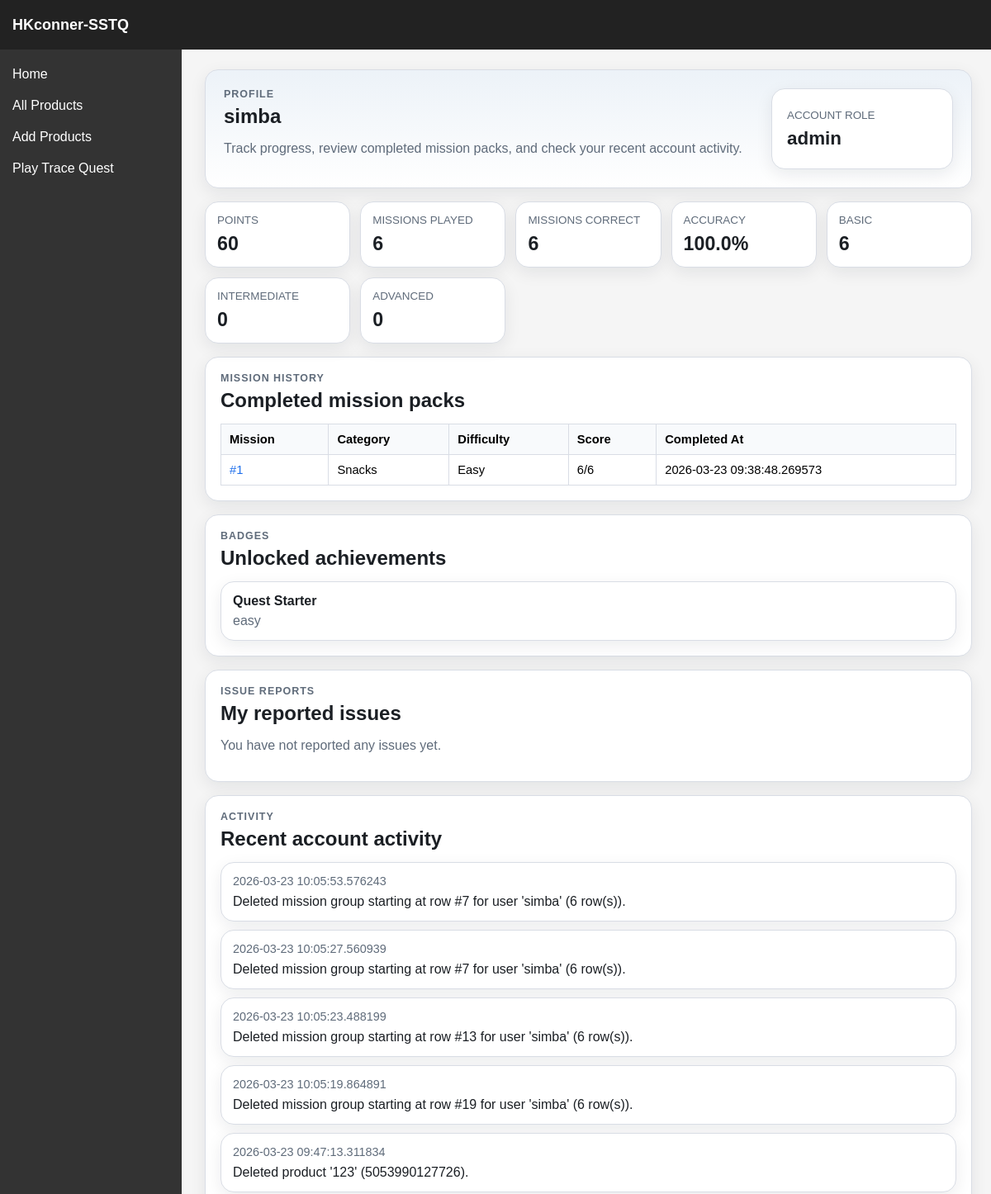
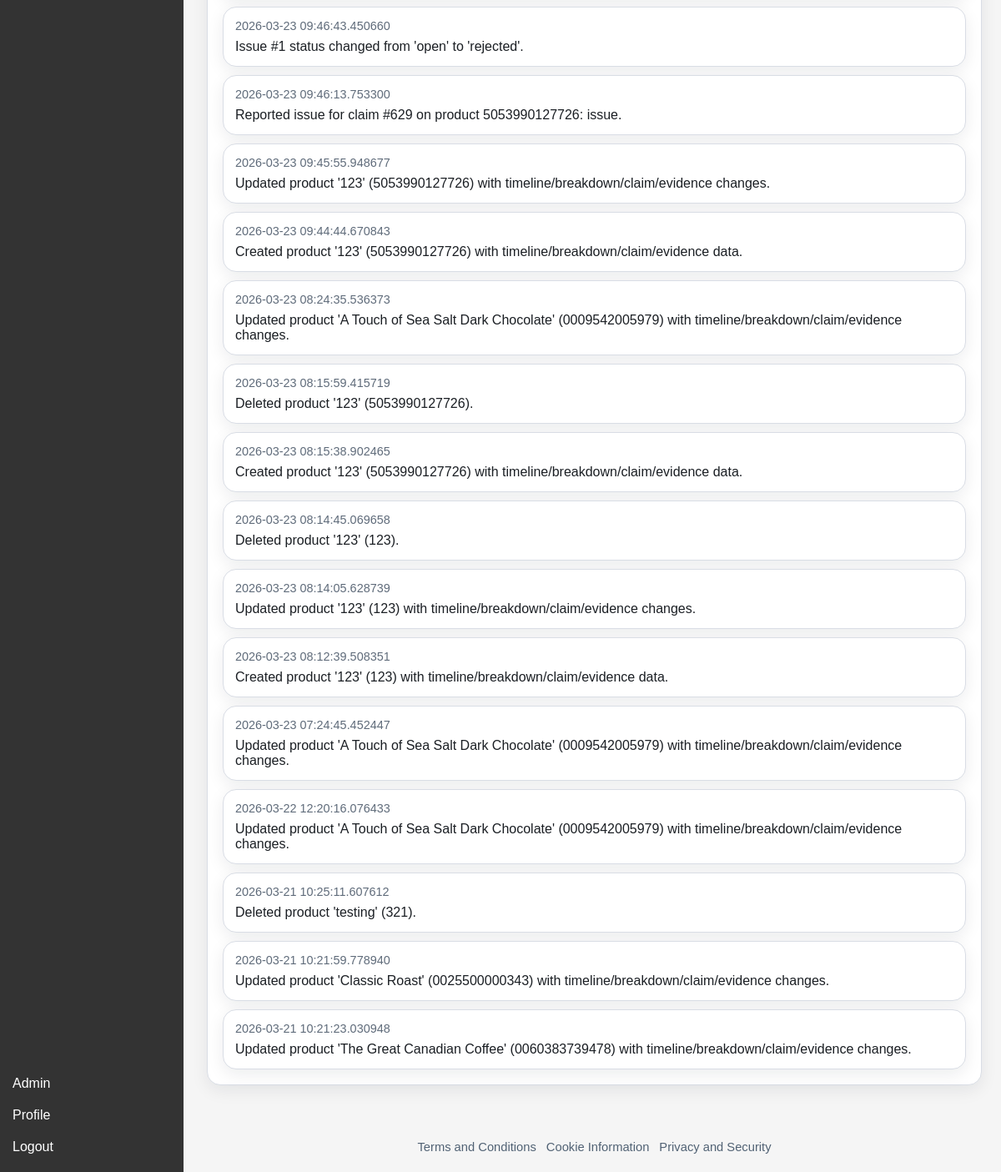
/profile (signed in), run on the app's committed database (2 pictures, top to bottom).
### sstq/models.py (models this page shows, shortened)
class User(db.Model, UserMixin):
    __tablename__ = "users"
    user_id = db.Column(db.Integer, primary_key=True)
    username = db.Column(db.String(64), unique=True, nullable=False)
    role = db.Column(db.String(16), default="consumer", nullable=False)
    password_hash = db.Column(db.String(256), nullable=False)
    @property
    def is_verifier(self):
        return self.role == "verifier"
    @property
    def is_admin(self):
        return self.role == "admin"

class Mission(db.Model):
    __tablename__ = "missions"
    mission_id = db.Column(db.Integer, primary_key=True)
    player_id = db.Column(db.Integer, db.ForeignKey("players.player_id"), nullable=False)
    mission_group_id = db.Column(db.String(36), nullable=True)
    mission_category = db.Column(db.String(64), nullable=True)
    tier = db.Column(db.String(16), nullable=False)
    product_barcode = db.Column(db.String(32), nullable=True)
    product_name = db.Column(db.String(128), nullable=True)
    question_number = db.Column(db.Integer, nullable=True)
    total_questions = db.Column(db.Integer, nullable=True)
    question = db.Column(db.String(128), nullable=False)
    player_answer = db.Column(db.String(128), nullable=False)
    answer = db.Column(db.String(128), nullable=False)
    all_answers = db.Column(db.String(128), nullable=False) #comma separated list with no spaces
    choice_blob = db.Column(db.Text, nullable=True)
    explanation = db.Column(db.String(256), nullable=False)
    section_label = db.Column(db.String(64), nullable=True)
    section_url = db.Column(db.String(256), nullable=True)
    score = db.Column(db.Integer, nullable=True)
    completed_at = db.Column(db.DateTime, nullable=True)
    player = db.relationship("Player", backref="missions")

class Badge(db.Model):
    __tablename__ = "badges"
    badge_id = db.Column(db.Integer, primary_key=True)
    player_id = db.Column(db.Integer, db.ForeignKey("players.player_id"), nullable=False)
    name = db.Column(db.String(128), nullable=False)
    tier = db.Column(db.String(16), nullable=False)
    player = db.relationship("Player", backref="badges")

class ChangeLog(db.Model):
    __tablename__ = "changelogs"
    log_id = db.Column(db.Integer, primary_key=True)
    user_id = db.Column(db.Integer, db.ForeignKey("users.user_id"), nullable=False)
    timestamp = db.Column(db.DateTime, default=lambda: datetime.now(timezone.utc), nullable=False)
    change_summary = db.Column(db.String(512), nullable=False)
    user = db.relationship("User", backref="changelogs")

### sstq/routes/profile.py (the view)
@profile_bp.route("/profile", methods=["GET"])
@login_required
def profile():
    player = Player.query.filter_by(user_id=current_user.user_id).first()
    missions = []
    badges = []
    mission_runs = []
    progress = {
        "points": 0,
        "missions_total": 0,
        "missions_correct": 0,
        "accuracy": 0,
        "tier_counts": {"easy": 0, "normal": 0, "hard": 0},
    }
    if player:
        missions = (
            Mission.query.filter_by(player_id=player.player_id)
            .order_by(Mission.mission_id.desc())
            .all()
        )
        badges = (
            Badge.query.filter_by(player_id=player.player_id)
            .order_by(Badge.badge_id.desc())
            .all()
        )
        missions_correct = sum(
            1
            for mission in missions
            if (mission.player_answer or "").strip().lower() == (mission.answer or "").strip().lower()
        )
        tier_counts = {
            "easy": 0,
            "normal": 0,
            "hard": 0,
        }
        for mission in missions:
            tier_counts[TIER_MAP.get((mission.tier or "").lower(), "easy")] += 1
        progress = {
            "points": player.points,
            "missions_total": len(missions),
            "missions_correct": missions_correct,
            "accuracy": round((missions_correct / len(missions)) * 100, 1) if missions else 0,
            "tier_counts": tier_counts,
        }
        mission_runs = (
            Mission.query.filter(
                Mission.player_id == player.player_id,
                Mission.mission_group_id.isnot(None),
                Mission.question_number == 1,
                Mission.completed_at.isnot(None),
            )
            .order_by(Mission.completed_at.desc(), Mission.mission_id.desc())
            .limit(12)
            .all()
        )
    my_issues = (
        Issue.query.filter_by(user_id=current_user.user_id)
        .order_by(Issue.issue_id.desc())
        .limit(20)
        .all()
    )
    my_changes = (
        ChangeLog.query.filter_by(user_id=current_user.user_id)
        .order_by(ChangeLog.timestamp.desc())
        .limit(20)
        .all()
    )
    issue_status_breakdown = dict(
        db.session.query(Issue.status, db.func.count(Issue.issue_id))
        .filter(Issue.user_id == current_user.user_id)
        .group_by(Issue.status)
        .all()
    )
    return render_template(
        "profile.html",
        player=player,
        missions=missions,
        mission_runs=mission_runs,
        badges=badges,
        progress=progress,
        my_issues=my_issues,
        my_changes=my_changes,
        issue_status_breakdown=issue_status_breakdown,
    )

### sstq/routes/auth.py (called while the page is built)
@login_manager.user_loader
def load_user(user_id):
    return db.session.get(User, int(user_id))

### sstq/templates/profile.html (shortened to what this page needs)
{% extends "base.html" %}
{% block custom_css %}<link rel="stylesheet" href="{{ url_for('static', filename='css/profile.css') }}">{% endblock %}
{% block content %}
<section class="profile-page">
    <header class="profile-hero">
        <div>
            <p class="eyebrow">Profile</p>
            <h1>{{ current_user.username }}</h1>
            <p class="intro">Track progress, review completed mission packs, and check your recent account activity.</p>
        </div>
        <article class="profile-role-card">
            <p class="role-label">Account Role</p>
            <p class="role-value">{{ current_user.role }}</p>
        </article>
    </header>
    <div class="stats-grid">
        <article class="stat-card"><p class="label">Points</p><p class="value">{{ progress.points }}</p></article>
        <article class="stat-card"><p class="label">Missions Played</p><p class="value">{{ progress.missions_total }}</p></article>
        <article class="stat-card"><p class="label">Missions Correct</p><p class="value">{{ progress.missions_correct }}</p></article>
        <article class="stat-card"><p class="label">Accuracy</p><p class="value">{{ progress.accuracy }}%</p></article>
        <article class="stat-card"><p class="label">Basic</p><p class="value">{{ progress.tier_counts.easy }}</p></article>
        <article class="stat-card"><p class="label">Intermediate</p><p class="value">{{ progress.tier_counts.normal }}</p></article>
        <article class="stat-card"><p class="label">Advanced</p><p class="value">{{ progress.tier_counts.hard }}</p></article>
    </div>
    <section class="panel">
        <div class="panel-heading">
            <div>
                <p class="section-kicker">Mission History</p>
                <h2>Completed mission packs</h2>
            </div>
        </div>
        {% if mission_runs %}
            <div class="table-wrap">
                <table>
                    <thead>
                        <tr>
                            <th>Mission</th>
                            <th>Category</th>
                            <th>Difficulty</th>
                            <th>Score</th>
                            <th>Completed At</th>
                        </tr>
                    </thead>
                    <tbody>
                        {% for mission in mission_runs %}
                            <tr>
                                <td><a href="{{ url_for('misson.misson_detail', misson_id=mission.mission_id) }}">#{{ mission.mission_id }}</a></td>
                                <td>{{ mission.mission_category or "-" }}</td>
                                <td>{{ mission.tier|title }}</td>
                                <td>{{ mission.score or 0 }}/{{ mission.total_questions or 6 }}</td>
                                <td>{{ mission.completed_at or "-" }}</td>
                            </tr>
                        {% endfor %}
                    </tbody>
                </table>
            </div>
        {% else %}
            <p class="muted">No completed missons yet.</p>
        {% endif %}
    </section>
    <section class="panel">
        <div class="panel-heading">
            <div>
                <p class="section-kicker">Badges</p>
                <h2>Unlocked achievements</h2>
            </div>
        </div>
        {% if badges %}
            <div class="badge-grid">
                {% for badge in badges %}
                    <article class="badge-card">
                        <p class="badge-name">{{ badge.name }}</p>
                        <p class="badge-tier">{{ badge.tier }}</p>
                    </article>
                {% endfor %}
            </div>
        {% else %}
            <p class="muted">No badges yet.</p>
        {% endif %}
    </section>
    <section class="panel">
        <div class="panel-heading">
            <div>
                <p class="section-kicker">Issue Reports</p>
                <h2>My reported issues</h2>
            </div>
        </div>
        {% if my_issues %}
            <p class="muted">
                {% for status, count in issue_status_breakdown.items() %}
                    <span class="status-chip">{{ status }}: {{ count }}</span>
                {% endfor %}
            </p>
            <div class="table-wrap">
                <table>
                    <thead>
                        <tr>
                            <th>Issue</th>
                            <th>Type</th>
                            <th>Status</th>
                            <th>Resolution</th>
                        </tr>
                    </thead>
                    <tbody>
                        {% for issue in my_issues %}
                            <tr>
                                <td>#{{ issue.issue_id }} - Claim {{ issue.claim_id }}</td>
                                <td>{{ issue.issue_type }}</td>
                                <td>{{ issue.status }}</td>
                                <td>{{ issue.resolution_note or '-' }}</td>
                            </tr>
                        {% endfor %}
                    </tbody>
                </table>
            </div>
        {% else %}
            <p class="muted">You have not reported any issues yet.</p>
        {% endif %}
    </section>
    <section class="panel">
        <div class="panel-heading">
            <div>
                <p class="section-kicker">Activity</p>
                <h2>Recent account activity</h2>
            </div>
        </div>
        {% if my_changes %}
            <div class="activity-list">
                {% for change in my_changes %}
                    <article class="activity-card">
                        <p class="activity-time">{{ change.timestamp }}</p>
                        <p class="activity-summary">{{ change.change_summary }}</p>
                    </article>
                {% endfor %}
            </div>
        {% else %}
            <p class="muted">No recorded changes yet.</p>
        {% endif %}
    </section>
</section>
{% endblock %}

### sstq/static/css/base.css (style rules this page uses)
* { box-sizing: border-box; }
body { margin: 0; font-family: Arial, sans-serif; min-height: 100vh; }

### sstq/static/css/profile.css (style rules this page uses)
:root { --profile-bg: #ffffff; --profile-line: #d9dde5; --profile-text: #1b1f24; --profile-muted: #5f6b7a; }
.profile-page { max-width: 1140px; margin: 24px auto; padding: 0 8px 28px; }
.profile-hero, .profile-role-card, .stat-card, .panel, .badge-card, .activity-card { background: var(--profile-bg); border: 1px solid var(--profile-line); border-radius: 16px; box-shadow: 0 6px 20px rgba(16, 24, 40, 0.08); }
.profile-hero { display: grid; grid-template-columns: minmax(0, 1fr) 220px; gap: 16px; padding: 22px; background: linear-gradient(180deg, rgba(236, 242, 248, 0.96), rgba(255, 255, 255, 0.98)); }
.eyebrow, .section-kicker { margin: 0 0 6px; color: var(--profile-muted); text-transform: uppercase; letter-spacing: 0.08em; font-size: 0.78rem; font-weight: 700; }
.profile-page h1, .panel h2 { margin: 0; color: var(--profile-text); }
.intro, .muted { color: var(--profile-muted); }
.profile-role-card { padding: 18px; display: grid; align-content: center; }
.role-label { margin: 0; color: var(--profile-muted); font-size: 0.84rem; text-transform: uppercase; }
.role-value { margin: 8px 0 0; font-size: 1.4rem; font-weight: 800; color: var(--profile-text); }
.stats-grid { display: grid; gap: 12px; grid-template-columns: repeat(auto-fit, minmax(150px, 1fr)); margin: 16px 0; }
.stat-card { padding: 14px; }
.stat-card .label { margin: 0; color: var(--profile-muted); font-size: 0.84rem; text-transform: uppercase; }
.stat-card .value { margin: 8px 0 0; font-size: 1.45rem; font-weight: 800; color: var(--profile-text); }
.panel { padding: 18px; margin-top: 16px; }
.panel-heading { display: flex; align-items: flex-start; justify-content: space-between; gap: 14px; margin-bottom: 14px; }
.badge-grid { display: grid; gap: 12px; grid-template-columns: repeat(auto-fit, minmax(180px, 1fr)); }
.badge-card { padding: 14px; }
.badge-name { margin: 0; font-weight: 700; color: var(--profile-text); }
.badge-tier { margin: 6px 0 0; color: var(--profile-muted); }
.table-wrap { overflow-x: auto; }
table { width: 100%; border-collapse: collapse; }
th, td { border: 1px solid var(--profile-line); text-align: left; padding: 10px; font-size: 0.92rem; }
th { background: #f8fafc; }
td a { color: #1f6feb; text-decoration: none; }
.activity-list { display: grid; gap: 10px; }
.activity-card { padding: 14px; }
.activity-time { margin: 0; color: var(--profile-muted); font-size: 0.9rem; }
.activity-summary { margin: 8px 0 0; color: var(--profile-text); }

### data on the page
User: username "simba", role "admin"
Mission: mission_id "1", mission_category "Snacks", tier "Easy", score "6", total_questions "6", completed_at "2026-03-23 09:38:48.269573"
Badge: name "Quest Starter", tier "easy"
ChangeLog: timestamp "2026-03-23 10:05:53.576243", change_summary "Deleted mission group starting at row #7 for user 'simba' (6 row(s))."
ChangeLog: timestamp "2026-03-23 10:05:27.560939", change_summary "Deleted mission group starting at row #7 for user 'simba' (6 row(s))."
ChangeLog: timestamp "2026-03-23 10:05:23.488199", change_summary "Deleted mission group starting at row #13 for user 'simba' (6 row(s))."
ChangeLog: timestamp "2026-03-23 10:05:19.864891", change_summary "Deleted mission group starting at row #19 for user 'simba' (6 row(s))."
ChangeLog: timestamp "2026-03-23 09:47:13.311834", change_summary "Deleted product '123' (5053990127726)."
ChangeLog: timestamp "2026-03-23 09:46:43.450660", change_summary "Issue #1 status changed from 'open' to 'rejected'."
ChangeLog: timestamp "2026-03-23 09:46:13.753300", change_summary "Reported issue for claim #629 on product 5053990127726: issue."
ChangeLog: timestamp "2026-03-23 09:45:55.948677", change_summary "Updated product '123' (5053990127726) with timeline/breakdown/claim/evidence changes."
ChangeLog: timestamp "2026-03-23 09:44:44.670843", change_summary "Created product '123' (5053990127726) with timeline/breakdown/claim/evidence data."
ChangeLog: timestamp "2026-03-23 08:24:35.536373", change_summary "Updated product 'A Touch of Sea Salt Dark Chocolate' (0009542005979) with timeline/breakdown/claim/evidence changes."
ChangeLog: timestamp "2026-03-23 08:15:59.415719", change_summary "Deleted product '123' (5053990127726)."
ChangeLog: timestamp "2026-03-23 08:15:38.902465", change_summary "Created product '123' (5053990127726) with timeline/breakdown/claim/evidence data."
ChangeLog: timestamp "2026-03-23 08:14:45.069658", change_summary "Deleted product '123' (123)."
ChangeLog: timestamp "2026-03-23 08:14:05.628739", change_summary "Updated product '123' (123) with timeline/breakdown/claim/evidence changes."
ChangeLog: timestamp "2026-03-23 08:12:39.508351", change_summary "Created product '123' (123) with timeline/breakdown/claim/evidence data."
ChangeLog: timestamp "2026-03-23 07:24:45.452447", change_summary "Updated product 'A Touch of Sea Salt Dark Chocolate' (0009542005979) with timeline/breakdown/claim/evidence changes."
ChangeLog: timestamp "2026-03-22 12:20:16.076433", change_summary "Updated product 'A Touch of Sea Salt Dark Chocolate' (0009542005979) with timeline/breakdown/claim/evidence changes."
ChangeLog: timestamp "2026-03-21 10:25:11.607612", change_summary "Deleted product 'testing' (321)."
ChangeLog: timestamp "2026-03-21 10:21:59.778940", change_summary "Updated product 'Classic Roast' (0025500000343) with timeline/breakdown/claim/evidence changes."
ChangeLog: timestamp "2026-03-21 10:21:23.030948", change_summary "Updated product 'The Great Canadian Coffee' (0060383739478) with timeline/breakdown/claim/evidence changes."

### other printed values
{{ progress.points }} "60"
{{ progress.missions_total }} "6"
{{ progress.missions_correct }} "6"
{{ progress.accuracy }} "100.0"
{{ progress.tier_counts.easy }} "6"
{{ progress.tier_counts.normal }} "0"
{{ progress.tier_counts.hard }} "0"
